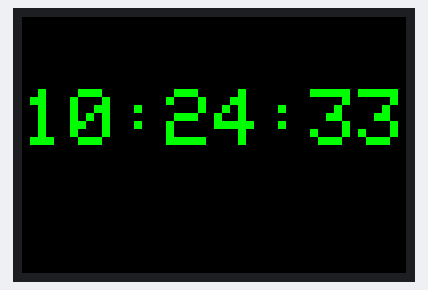
Bench run of a sketch on a simulated Arduino Uno, built with avr-gcc and run on an emulated ATmega328P. On the bench: 96×64 colour display. The local clock reads 2024-03-15 10:24:30 at power-on unless the sketch sets it; what the sketch prints to the serial monitor is not drawn.

Above: at 3.2 s.
At 5.2 s:
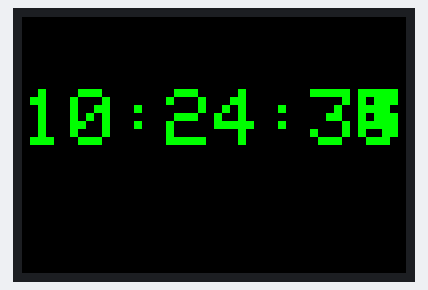
At 7.2 s:
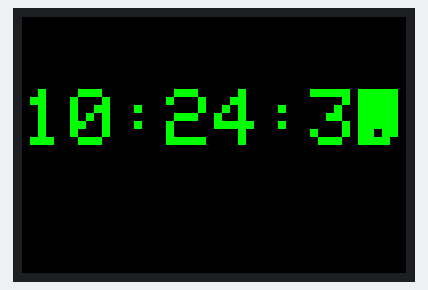
At 12.3 s:
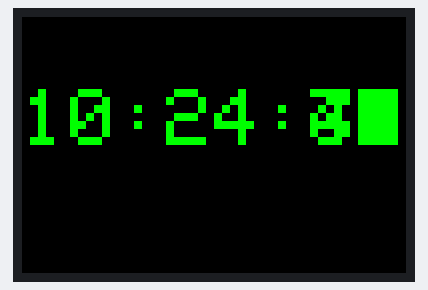
At 20.3 s:
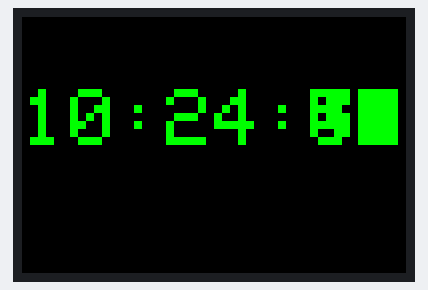
At 30.4 s:
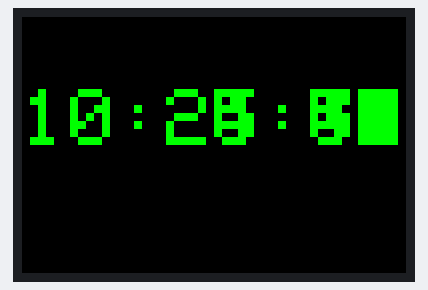

Measured:
- what the display in image 0 shows lasts 1.0 s, from 3.2 s to 4.2 s
- what the display in image 2 shows lasts 3.0 s, from 7.2 s to 10.2 s
- what the display in image 3 shows lasts 8.1 s, from 12.2 s to 20.3 s
- what the display in image 4 shows lasts 10.0 s, from 20.3 s to 30.3 s
- what the display in image 5 shows lasts 9.1 s, from 30.3 s to 39.4 s

The sketch:

rtclib.ino
```cpp
#include "RTClib.h"
#include <Wire.h>
#include "ds3231.h"
#include <Arduino.h>
#include <Adafruit_GFX.h>
#include <Adafruit_SSD1331.h>
#include <SPI.h>

#define clear() fillScreen(0)

// The SSD1331 is connected like this (plus VCC plus GND)
const uint8_t OLED_pin_scl_sck = SCL;  //12 old
const uint8_t OLED_pin_sda_mosi = SDA; //11 old
const uint8_t OLED_pin_cs_ss = 10;
const uint8_t OLED_pin_res_rst = 9;
const uint8_t OLED_pin_dc_rs = 8;

// connect a push button to ...
const uint8_t   Button_pin              = 2;

// SSD1331 color definitions
const uint16_t  OLED_Color_Black        = 0x0000;
const uint16_t  OLED_Color_Blue         = 0x001F;
const uint16_t  OLED_Color_Red          = 0xF800;
const uint16_t  OLED_Color_Green        = 0x07E0;
const uint16_t  OLED_Color_Cyan         = 0x07FF;
const uint16_t  OLED_Color_Magenta      = 0xF81F;
const uint16_t  OLED_Color_Yellow       = 0xFFE0;
const uint16_t  OLED_Color_White        = 0xFFFF;

// The colors we actually want to use
uint16_t        OLED_Text_Color         = OLED_Color_Green;
uint16_t        OLED_Backround_Color    = OLED_Color_Black;

//location of HH:MM
const uint16_t hour1X = 0;  //menu clock input
const uint16_t hour1Y = 18; //menu clock input
const uint16_t hour2X = 12;  //menu clock input
const uint16_t hour2Y = 18; //menu clock input
const uint16_t min1X = 36;  //menu clock input
const uint16_t min1Y = 18;  //menu clock input
const uint16_t min2X = 48;  //menu clock input
const uint16_t min2Y = 18;  //menu clock input
const uint16_t sec1X = 72;
const uint16_t sec1Y = 18;
const uint16_t sec2X = 84;
const uint16_t sec2Y = 18;


// declare the display
Adafruit_SSD1331 oled =Adafruit_SSD1331(OLED_pin_cs_ss,OLED_pin_dc_rs,OLED_pin_sda_mosi,OLED_pin_scl_sck,OLED_pin_res_rst);

RTC_DS3231 rtc;
char daysOfTheWeek[7][12] = {"Sunday", "Monday", "Tuesday", "Wednesday", "Thursday", "Friday", "Saturday"};
DateTime now = rtc.now();
uint8_t hourOld;
uint8_t minOld;
uint8_t secOld;

void setup ()
{
#ifndef ESP8266
  while (!Serial); // for Leonardo/Micro/Zero
#endif
Serial.begin(9600);
delay(3000); // wait for console opening

    oled.begin();
    oled.setFont();
    oled.fillScreen(OLED_Backround_Color);
    oled.setTextColor(OLED_Text_Color);
    oled.setTextSize(2);
    oled.setCursor(0,18);
}//setup


void loop () {
    now = rtc.now();

 //  DateTime currentVal = rtc.now();
      oled.setCursor(24,18);
      oled.print(":  :");

      if(hourOld != now.hour())
      {
      if(now.hour() < 9) {oled.setCursor(hour2X,hour2Y);}
      else {oled.setCursor(hour1X, hour1Y);}

      oled.print(now.hour(), DEC);
      Serial.print(now.hour(), DEC);
      }
      if(minOld != now.minute())
      {
        if(now.minute() < 9){oled.setCursor(min2X, min2Y);}
        else {oled.setCursor(min1X, min1Y);}

        oled.print(now.minute(), DEC);
        Serial.print(now.minute(), DEC);
      }
      if(secOld != now.second())
      {
        if(now.second() < 9) {oled.setCursor(sec2X, sec2Y);}
        else {oled.setCursor(sec1X, sec1Y);}

        oled.print(now.second(), DEC);
        Serial.print(now.second(), DEC);
      }

    Serial.println();
    delay(500);
}
```
